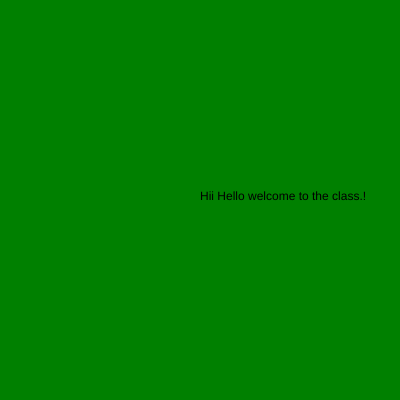
Frame 1 (no input)
Frame 60 (no input): identical to frame 1, image omitted
Frame 120 (the mouse pressed at the canvas centre since frame 60): identical to frame 1, image omitted

The p5.js sketch that drew this single still picture (run headless with seeded random() and noise() and a simulated clock; from frame 60 on, the mouse is pressed at the canvas centre):

// p5.js sketch
// ── sketch.js
function setup() {
  createCanvas(400, 400);
 var a=10;
 var b=20;
 console.log(a+b);

}

function draw() {
  background("green");

  text("Hii Hello welcome to the class.!",200,200);

}
